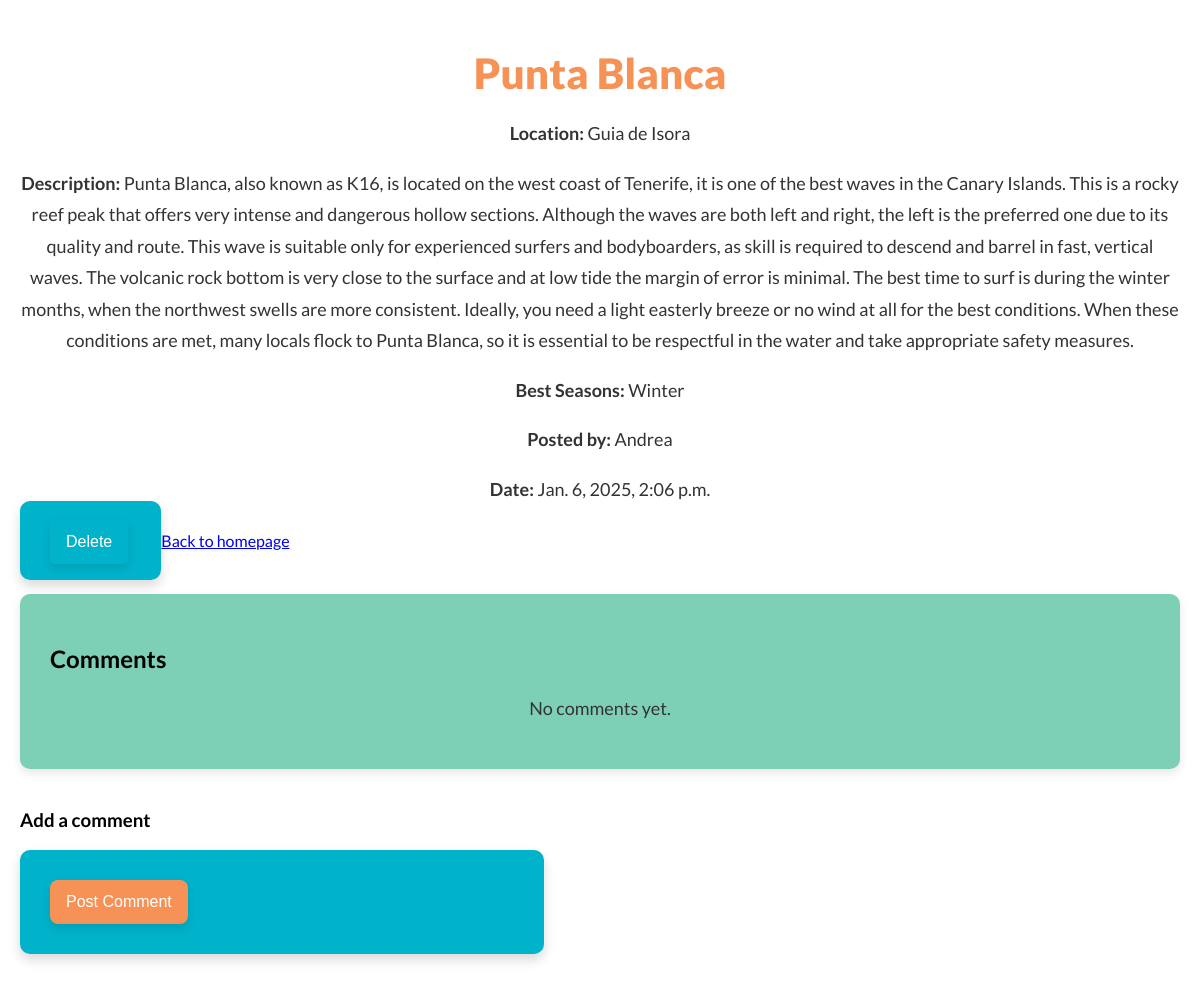
The app's page /surf_spots/detail/11/ (signed in), older data.
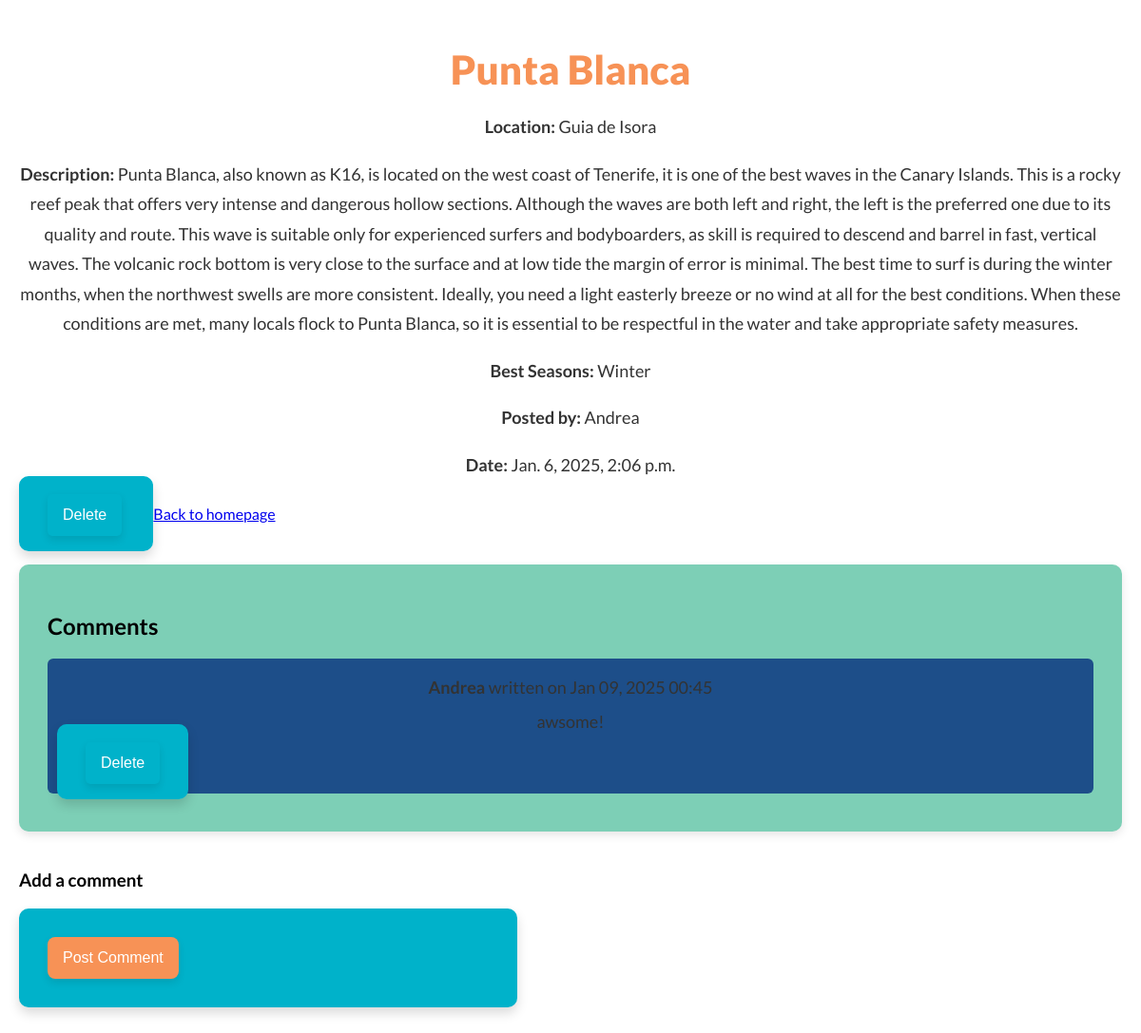
The same page, newer data.
### users_account/models.py (models this page shows, shortened)
class Comment(models.Model):
    surf_spot = models.ForeignKey(SurfSpot, on_delete=models.CASCADE, related_name="comments")#a foreign key to the Surf Spot linking to each comment.
    user = models.ForeignKey(settings.AUTH_USER_MODEL, on_delete=models.CASCADE)
    content = models.TextField() #content of the comment
    created_at = models.DateTimeField(auto_now_add=True) # timestamp when was the comment created

class NovaUser(AbstractUser):
    pass

### users_account/views.py (the view)
# urls.py: path('surf_spots/detail/<int:spot_id>/', views.surf_spot_detail, name='surf_spot_detail'),
@login_required # Without this not-logged in users can VIEW the posts and comments. Other changes can be made in the future.
def surf_spot_detail(request, spot_id):
    surf_spot = get_object_or_404(SurfSpot, id=spot_id)
    return render(request, 'users_account/surf_spot_detail.html', {'surf_spot': surf_spot})

### users_account/templates/users_account/surf_spot_detail.html (shortened to what this page needs)
<!DOCTYPE html>
<html lang="en">
<head>
    {% load static %}
    <link rel="stylesheet" href="{% static 'css/styles.css' %}">
</head>
<body>
    <div class="detail-container">
        <h1>{{ surf_spot.title }}</h1>
        <p><strong>Location:</strong> {{ surf_spot.location }}</p>
        <p><strong>Description:</strong> {{ surf_spot.description }}</p>
        <p><strong>Best Seasons:</strong> {{ surf_spot.best_seasons }}</p>
        <p><strong>Posted by:</strong> {{ surf_spot.user.username }}</p>
        <p><strong>Date:</strong> {{ surf_spot.created_at }}</p>
        {% if request.user.is_superuser or surf_spot.user == request.user %}
        <form method="POST" action="{% url 'delete_post' surf_spot.id %}" style="display:inline;">
            <button type="submit" class="delete-btn">Delete</button>
        </form>
        {% endif %}
        <a href="{% url 'home' %}" class="link">Back to homepage</a>
        <div class="comments-section">
            <h2>Comments</h2>
            {% if surf_spot.comments.exists %}
            {% for comment in surf_spot.comments.all %}
            <div class="comment">
                <p><strong>{{ comment.user.username }}</strong> written on {{ comment.created_at|date:"M d, Y H:i" }}
                </p>
                <p>{{ comment.content }}</p>
                {% if request.user.is_superuser or comment.user == request.user %}
                <form method="POST" action="{% url 'delete_comment' comment.id %}" style="display:inline;">
                    <button type="submit" class="delete-btn">Delete</button>
                </form>
                {% endif %}
            </div>
            {% endfor %}
            {% else %}
            <p>No comments yet.</p>
            {% endif %}
        </div>
        {% if request.user.is_authenticated %}
        <div class="comment-form">
            <h3>Add a comment</h3>
            <form method="POST" action="{% url 'add_comment' surf_spot.id %}">
                <button type="submit" class="btn-primary">Post Comment</button>
            </form>
        </div>
        {% else %}
        <p>You must <a href="{% url 'login' %}">Log in</a> to post a comment.</p>
        {% endif %}
    </div>
</body>
</html>

Row changes from the older to the newer data that the page shows:
added Comment: user.username "Andrea", created_at "Jan 09, 2025 00:45", content "awsome!"
Text that changed along with them:
text no longer shown: "No comments yet."
